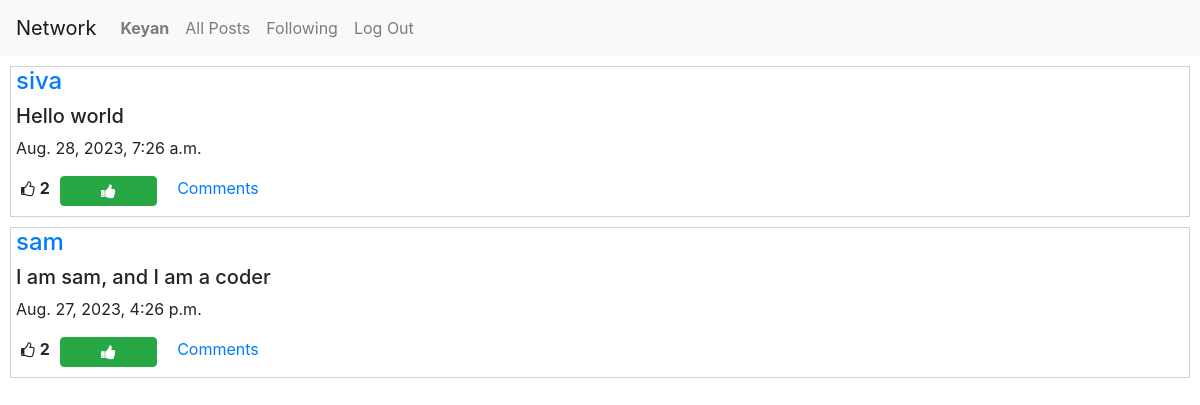
The page /following (signed in) on the database its author committed.
### network/models.py (models this page shows, shortened)
class User(AbstractUser):
    pass

class Post(models.Model):
    creater = models.ForeignKey(User, related_name='my_name', on_delete=models.CASCADE)
    content = models.CharField(max_length=255)
    liked = models.ManyToManyField(User, related_name='liked_users_or_post' ,blank=True, null=True)
    time = models.DateTimeField(auto_now_add=True)

### network/views.py (the view)
# urls.py: path("following", views.following, name="following"),
def following(request):
    follng = Follow.objects.filter(me = request.user)
    all_posts = Post.objects.all().order_by('time').reverse()
    f_list = []
    for post in all_posts:
        for per in follng:
            if post.creater == per.following:
                f_list.append(post)
    p = Paginator(f_list, 10)
    page_no = request.GET.get('page')
    posts = p.get_page(page_no)
    user = request.user
    liked_posts = []
    posts_id = []
    for post in all_posts:
        if user in post.liked.all():
            liked_posts.append(post)
            posts_id.append(post.id)
    return render(request, "network/following.html", {
            "posts": posts,
            "liked" : liked_posts,
            "p_id" : posts_id
        })

### network/templates/network/following.html (shortened to what this page needs)
{% extends "network/layout.html" %}
{% block body %}
{% for post in posts %}
<div class="posts">
<a href='{% url 'profile' post.creater.id %}'><h4>{{post.creater}}</h4></a>
<h5>{{post.content}}</h5>
<p>{{post.time}}</p>
<div class = 'd-flex justify-content-flex-start'>
<i style="font-size:16px" class="fa">&#xf087;</i><b><p id='count_{{post.id}}'>{{post.liked.count}}</p></b></li>
{% if user.is_authenticated %}
{% if post in liked %}
  <button class="btn btn-danger fa fa-thumbs-down col-1" id='btn_{{ post.id}}' onclick="likeHandler({{post.id}},{{p_id}})"></button>
{% else %}
  <button class="btn btn-success fa fa-thumbs-up col-1" id='btn_{{ post.id}}' onclick="likeHandler({{post.id}},{{p_id}})"></button>
{% endif %}
{% endif %}
<a style='margin-left:10px' href='{% url 'readcomms' post.id %}' id='comm_a{{post.id}}'>Comments</a>
</div>
</div>
{% endfor %}
{% endblock %}

### network/templates/network/layout.html (shortened to what this page needs)
{% load static %}
<!DOCTYPE html>
<html lang="en">
    <head>
        <link rel="stylesheet" href="https://stackpath.bootstrapcdn.com/bootstrap/4.4.1/css/bootstrap.min.css">
        <link href="{% static 'network/styles.css' %}" rel="stylesheet">
        <link rel="stylesheet" href="https://cdnjs.cloudflare.com/ajax/libs/font-awesome/4.7.0/css/font-awesome.min.css">
    </head>
    <body>
        <nav class="navbar navbar-expand-lg navbar-light bg-light">
            <a class="navbar-brand" href="#">Network</a>
            <div>
              <ul class="navbar-nav mr-auto">
                {% if user.is_authenticated %}
                    <li class="nav-item">
                        <a class="nav-link" href="{% url 'profile' user.id %}"><strong>{{ user.username }}</strong></a>
                    </li>
                {% endif %}
                <li class="nav-item">
                  <a class="nav-link" href="{% url 'index' %}">All Posts</a>
                </li>
                {% if user.is_authenticated %}
                    <li class="nav-item">
                        <a class="nav-link" href="{% url 'following' %}">Following</a>
                    </li>
                    <li class="nav-item">
                        <a class="nav-link" href="{% url 'logout' %}">Log Out</a>
                    </li>
                {% endif %}
              </ul>
            </div>
          </nav>
        <div class="body">
            {% block body %}
            {% endblock %}
        </div>
    </body>
</html>

### network/static/network/styles.css (style rules this page uses)
.btn { margin: 0 10px 10px; }
.posts { display : flex; flex-direction: column; padding : 0px 5px; border : 1px solid lightgray; margin : 10px; }
i { margin : 5px; }

### rows shown on the page
User: username "Keyan"
Post: creater "siva", content "Hello world", time "Aug. 28, 2023, 7:26 a.m.", liked.count "2"
Post: creater "sam", content "I am sam, and I am a coder", time "Aug. 27, 2023, 4:26 p.m.", liked.count "2"
